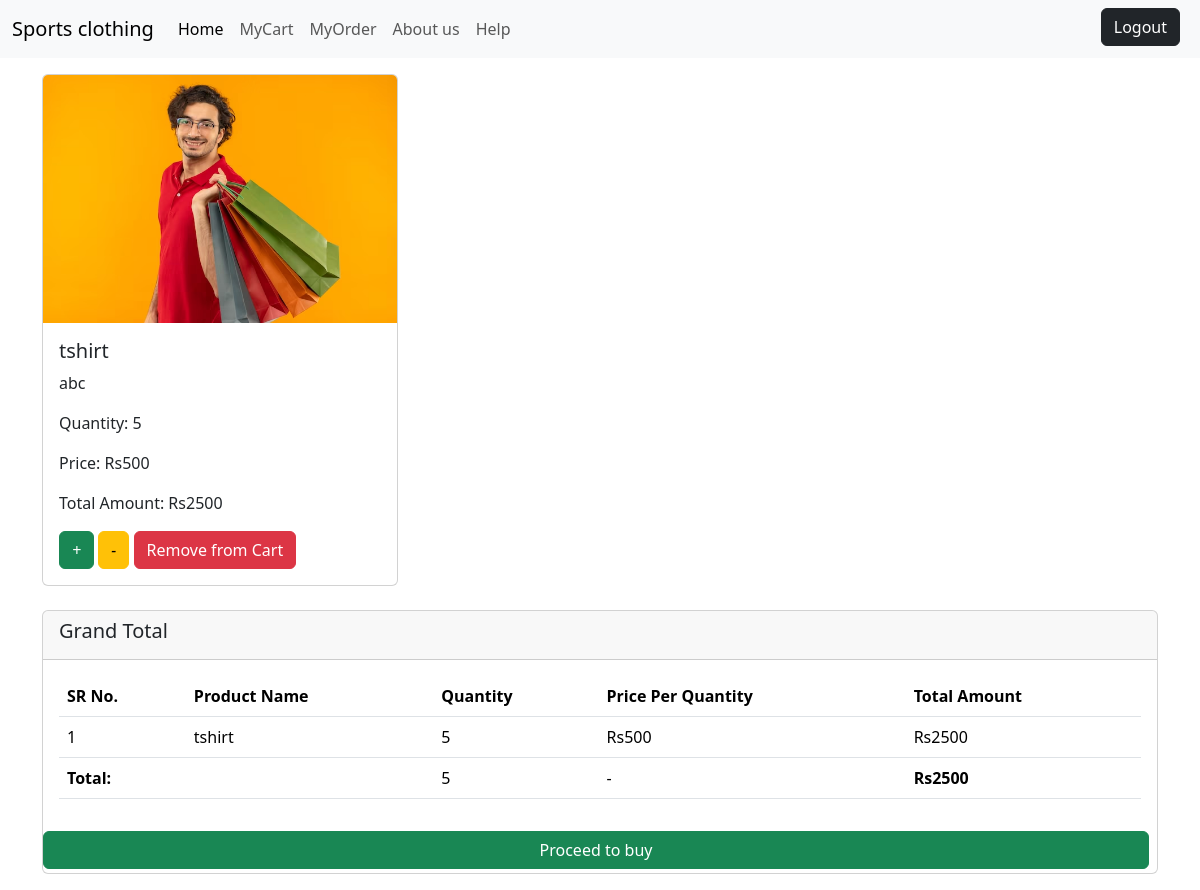
Screenshot of /cart.php (signed in) with the database file from the repository.
### tables this page shows
CREATE TABLE `cart` (
  `cart_id` int(11) NOT NULL,
  `p_id` int(11) NOT NULL,
  `u_id` int(11) NOT NULL,
  `quantity` int(11) NOT NULL,
  `status` varchar(100) NOT NULL DEFAULT 'not-buyed'
);

CREATE TABLE `product` (
  `id` int(10) NOT NULL,
  `pname` varchar(100) NOT NULL,
  `pdes` varchar(500) NOT NULL,
  `pprice` varchar(100) NOT NULL,
  `pimg` varchar(200) NOT NULL,
  `pcat` varchar(100) NOT NULL,
  `subcat` varchar(10) NOT NULL
);

### cart.php (the view, shortened to what this page needs)
<?php
include_once 'config.php';
$user_id = $_SESSION["id"];
$sql_cart = "SELECT cart.cart_id, product.pimg, product.pname, product.pdes, product.pprice, cart.quantity FROM cart JOIN product ON cart.p_id = product.id WHERE cart.u_id = ? AND cart.status = 'not-buyed'";
$stmt_cart = $con->prepare($sql_cart);
$stmt_cart->bind_param("i", $user_id);
$stmt_cart->execute();
$result_cart = $stmt_cart->get_result();
?>
<!doctype html>
<html lang="en">
<head>
    <link href="https://cdn.jsdelivr.net/npm/bootstrap@5.3.2/dist/css/bootstrap.min.css" rel="stylesheet">
</head>
<body>
<nav class="navbar navbar-expand-lg bg-body-tertiary">
  <div class="container-fluid">
    <a class="navbar-brand " href="#">Sports clothing</a>
    <div class="collapse navbar-collapse" id="navbarNavAltMarkup">
      <div class="navbar-nav">
        <a class="nav-link active" aria-current="page" href="home.php">Home</a>
        <a class="nav-link" href="cart.php">MyCart</a>
        <a class="nav-link" href="#">MyOrder</a>
        <a class="nav-link" href="aboutus.php">About us </a>
        <a class="nav-link" href="help.php">Help</a>
      </div>
    </div>
    <div class="d-grid d-md-flex justify-content-md-end ">
  <a class="btn btn-dark me-md-2 mb-1" href="logout.php" type="button">Logout</a>
</div>
  </div>
</nav>
<?php
$total_quantity = 0;
$total_amount = 0;
if ($result_cart->num_rows > 0) {
    while($row = $result_cart->fetch_assoc()) {
        $total_quantity += $row['quantity'];
        $product_total = $row['pprice'] * $row['quantity'];
        $total_amount += $product_total;
        ?>
<div class="container my-3">
 <div class="row">
          <div class="col-md-4 mb-4">
            <div class="card">
                <img src="<?php echo $row['pimg']; ?>" class="card-img-top" alt="Product Image">
                    <div class="card-body">
                        <h5 class="card-title"><?php echo $row['pname']; ?></h5>
                        <p class="card-text"><?php echo $row['pdes']; ?></p>
                        <p class="card-text">Quantity: <?php echo $row['quantity']; ?></p>
                        <p class="card-text">Price: Rs<?php echo $row['pprice']; ?></p>
                        <p class="card-text">Total Amount: Rs<?php echo $product_total; ?></p>
                        <a href="update_quantity.php?id=<?php echo $row['cart_id']; ?>&action=increase" class="btn btn-success mr-2">
                        <i class="fas fa-plus">+</i>
                        </a>
                        <a href="update_quantity.php?id=<?php echo $row['cart_id']; ?>&action=decrease" class="btn btn-warning <?php echo ($row['quantity'] <= 1) ? 'disabled' : ''; ?>">
                            <i class="fas fa-minus">-</i>
                        </a>
                        <a href="removecart.php?id=<?php echo $row['cart_id']; ?>" class="btn btn-danger ml-2">Remove from Cart</a>
                 </div>
        </div>
    </div>
</div>
        <?php
    }
} else {
    echo "<p>Your cart is empty.</p>";
}
?>
<div class="col-md-12">
    <div class="card">
        <div class="card-header">
            <h5 class="card-title">Grand Total</h5>
        </div>
        <div class="card-body">
            <div class="table-responsive">
                <table class="table">
                    <thead>
                        <tr>
                            <th>SR No.</th>
                            <th>Product Name</th>
                            <th>Quantity</th>
                            <th>Price Per Quantity</th>
                            <th>Total Amount</th>
                        </tr>
                    </thead>
                    <tbody>
                        <?php
                        $sr_no = 1;
                        $result_cart->data_seek(0);
                        while($row = $result_cart->fetch_assoc()) {
                            ?>
                            <tr>
                                <td><?php echo $sr_no++; ?></td>
                                <td><?php echo $row['pname']; ?></td>
                                <td><?php echo $row['quantity']; ?></td>
                                <td>Rs<?php echo $row['pprice']; ?></td>
                                <td>Rs<?php echo $row['pprice'] * $row['quantity']; ?></td>
                            </tr>
                            <?php
                        }
                        ?>
                    </tbody>
                    <tfoot>
                        <tr>
                            <td colspan="2"><b>Total:</b></td>
                            <td><?php echo $total_quantity; ?></td>
                            <td>-</td>
                            <td><b>Rs<?php echo $total_amount; ?><b></td>
                        </tr>
                    </tfoot>
                </table>
            </div>
        </div>
            <a class="btn btn-success me-md-2 mb-1" href="proceed.php" type="button">Proceed to buy</a>
    </div>
</div>
</body>
</html>

### rows the page displays
cart: p.pimg (picture), p.pname "tshirt", p.pdes "abc", quantity "5", p.pprice "500", product_total "2500", $row['pprice'] * $row['quantity'] "2500"

### other values shown
$total_quantity "5"
$total_amount "2500"
